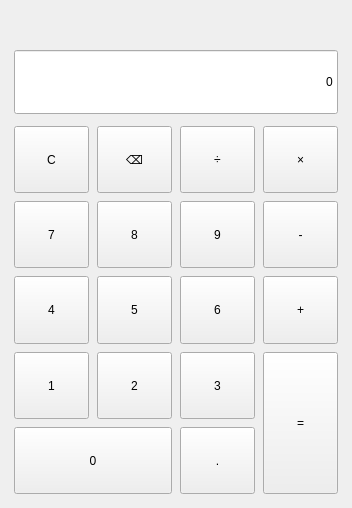
<?xml version="1.0" encoding="UTF-8"?>
<ui version="4.0">
 <class>MainWindow</class>
 <widget class="QMainWindow" name="MainWindow">
  <property name="geometry">
   <rect>
    <x>0</x>
    <y>0</y>
    <width>352</width>
    <height>508</height>
   </rect>
  </property>
  <property name="minimumSize">
   <size>
    <width>320</width>
    <height>460</height>
   </size>
  </property>
  <property name="windowTitle">
   <string>计算器 - 带键盘事件</string>
  </property>
  <widget class="QWidget" name="centralwidget">
   <layout class="QVBoxLayout" name="mainLayout">
    <property name="spacing">
     <number>12</number>
    </property>
    <property name="leftMargin">
     <number>14</number>
    </property>
    <property name="topMargin">
     <number>14</number>
    </property>
    <property name="rightMargin">
     <number>14</number>
    </property>
    <property name="bottomMargin">
     <number>14</number>
    </property>
    <item>
     <widget class="QLabel" name="expressionLabel">
      <property name="sizePolicy">
       <sizepolicy hsizetype="Expanding" vsizetype="Fixed">
        <horstretch>0</horstretch>
        <verstretch>0</verstretch>
       </sizepolicy>
      </property>
      <property name="minimumSize">
       <size>
        <width>0</width>
        <height>24</height>
       </size>
      </property>
      <property name="text">
       <string/>
      </property>
      <property name="alignment">
       <set>Qt::AlignRight|Qt::AlignTrailing|Qt::AlignVCenter</set>
      </property>
     </widget>
    </item>
    <item>
     <widget class="QLineEdit" name="displayEdit">
      <property name="sizePolicy">
       <sizepolicy hsizetype="Expanding" vsizetype="Fixed">
        <horstretch>0</horstretch>
        <verstretch>0</verstretch>
       </sizepolicy>
      </property>
      <property name="minimumSize">
       <size>
        <width>0</width>
        <height>64</height>
       </size>
      </property>
      <property name="text">
       <string>0</string>
      </property>
      <property name="readOnly">
       <bool>true</bool>
      </property>
      <property name="alignment">
       <set>Qt::AlignRight|Qt::AlignTrailing|Qt::AlignVCenter</set>
      </property>
     </widget>
    </item>
    <item>
     <layout class="QGridLayout" name="buttonGridLayout">
      <property name="spacing">
       <number>8</number>
      </property>
      <item row="0" column="0">
       <widget class="QPushButton" name="btnClear">
        <property name="sizePolicy">
         <sizepolicy hsizetype="Expanding" vsizetype="Expanding">
          <horstretch>0</horstretch>
          <verstretch>0</verstretch>
         </sizepolicy>
        </property>
        <property name="minimumSize">
         <size>
          <width>64</width>
          <height>52</height>
         </size>
        </property>
        <property name="focusPolicy">
         <enum>Qt::NoFocus</enum>
        </property>
        <property name="text">
         <string>C</string>
        </property>
       </widget>
      </item>
      <item row="0" column="1">
       <widget class="QPushButton" name="btnBackspace">
        <property name="sizePolicy">
         <sizepolicy hsizetype="Expanding" vsizetype="Expanding">
          <horstretch>0</horstretch>
          <verstretch>0</verstretch>
         </sizepolicy>
        </property>
        <property name="minimumSize">
         <size>
          <width>64</width>
          <height>52</height>
         </size>
        </property>
        <property name="focusPolicy">
         <enum>Qt::NoFocus</enum>
        </property>
        <property name="text">
         <string>⌫</string>
        </property>
       </widget>
      </item>
      <item row="0" column="2">
       <widget class="QPushButton" name="btnDivide">
        <property name="sizePolicy">
         <sizepolicy hsizetype="Expanding" vsizetype="Expanding">
          <horstretch>0</horstretch>
          <verstretch>0</verstretch>
         </sizepolicy>
        </property>
        <property name="minimumSize">
         <size>
          <width>64</width>
          <height>52</height>
         </size>
        </property>
        <property name="focusPolicy">
         <enum>Qt::NoFocus</enum>
        </property>
        <property name="text">
         <string>÷</string>
        </property>
       </widget>
      </item>
      <item row="0" column="3">
       <widget class="QPushButton" name="btnMultiply">
        <property name="sizePolicy">
         <sizepolicy hsizetype="Expanding" vsizetype="Expanding">
          <horstretch>0</horstretch>
          <verstretch>0</verstretch>
         </sizepolicy>
        </property>
        <property name="minimumSize">
         <size>
          <width>64</width>
          <height>52</height>
         </size>
        </property>
        <property name="focusPolicy">
         <enum>Qt::NoFocus</enum>
        </property>
        <property name="text">
         <string>×</string>
        </property>
       </widget>
      </item>
      <item row="1" column="0">
       <widget class="QPushButton" name="btnDigit7">
        <property name="sizePolicy">
         <sizepolicy hsizetype="Expanding" vsizetype="Expanding">
          <horstretch>0</horstretch>
          <verstretch>0</verstretch>
         </sizepolicy>
        </property>
        <property name="minimumSize">
         <size>
          <width>64</width>
          <height>52</height>
         </size>
        </property>
        <property name="focusPolicy">
         <enum>Qt::NoFocus</enum>
        </property>
        <property name="text">
         <string>7</string>
        </property>
       </widget>
      </item>
      <item row="1" column="1">
       <widget class="QPushButton" name="btnDigit8">
        <property name="sizePolicy">
         <sizepolicy hsizetype="Expanding" vsizetype="Expanding">
          <horstretch>0</horstretch>
          <verstretch>0</verstretch>
         </sizepolicy>
        </property>
        <property name="minimumSize">
         <size>
          <width>64</width>
          <height>52</height>
         </size>
        </property>
        <property name="focusPolicy">
         <enum>Qt::NoFocus</enum>
        </property>
        <property name="text">
         <string>8</string>
        </property>
       </widget>
      </item>
      <item row="1" column="2">
       <widget class="QPushButton" name="btnDigit9">
        <property name="sizePolicy">
         <sizepolicy hsizetype="Expanding" vsizetype="Expanding">
          <horstretch>0</horstretch>
          <verstretch>0</verstretch>
         </sizepolicy>
        </property>
        <property name="minimumSize">
         <size>
          <width>64</width>
          <height>52</height>
         </size>
        </property>
        <property name="focusPolicy">
         <enum>Qt::NoFocus</enum>
        </property>
        <property name="text">
         <string>9</string>
        </property>
       </widget>
      </item>
      <item row="1" column="3">
       <widget class="QPushButton" name="btnSubtract">
        <property name="sizePolicy">
         <sizepolicy hsizetype="Expanding" vsizetype="Expanding">
          <horstretch>0</horstretch>
          <verstretch>0</verstretch>
         </sizepolicy>
        </property>
        <property name="minimumSize">
         <size>
          <width>64</width>
          <height>52</height>
         </size>
        </property>
        <property name="focusPolicy">
         <enum>Qt::NoFocus</enum>
        </property>
        <property name="text">
         <string>-</string>
        </property>
       </widget>
      </item>
      <item row="2" column="0">
       <widget class="QPushButton" name="btnDigit4">
        <property name="sizePolicy">
         <sizepolicy hsizetype="Expanding" vsizetype="Expanding">
          <horstretch>0</horstretch>
          <verstretch>0</verstretch>
         </sizepolicy>
        </property>
        <property name="minimumSize">
         <size>
          <width>64</width>
          <height>52</height>
         </size>
        </property>
        <property name="focusPolicy">
         <enum>Qt::NoFocus</enum>
        </property>
        <property name="text">
         <string>4</string>
        </property>
       </widget>
      </item>
      <item row="2" column="1">
       <widget class="QPushButton" name="btnDigit5">
        <property name="sizePolicy">
         <sizepolicy hsizetype="Expanding" vsizetype="Expanding">
          <horstretch>0</horstretch>
          <verstretch>0</verstretch>
         </sizepolicy>
        </property>
        <property name="minimumSize">
         <size>
          <width>64</width>
          <height>52</height>
         </size>
        </property>
        <property name="focusPolicy">
         <enum>Qt::NoFocus</enum>
        </property>
        <property name="text">
         <string>5</string>
        </property>
       </widget>
      </item>
      <item row="2" column="2">
       <widget class="QPushButton" name="btnDigit6">
        <property name="sizePolicy">
         <sizepolicy hsizetype="Expanding" vsizetype="Expanding">
          <horstretch>0</horstretch>
          <verstretch>0</verstretch>
         </sizepolicy>
        </property>
        <property name="minimumSize">
         <size>
          <width>64</width>
          <height>52</height>
         </size>
        </property>
        <property name="focusPolicy">
         <enum>Qt::NoFocus</enum>
        </property>
        <property name="text">
         <string>6</string>
        </property>
       </widget>
      </item>
      <item row="2" column="3">
       <widget class="QPushButton" name="btnAdd">
        <property name="sizePolicy">
         <sizepolicy hsizetype="Expanding" vsizetype="Expanding">
          <horstretch>0</horstretch>
          <verstretch>0</verstretch>
         </sizepolicy>
        </property>
        <property name="minimumSize">
         <size>
          <width>64</width>
          <height>52</height>
         </size>
        </property>
        <property name="focusPolicy">
         <enum>Qt::NoFocus</enum>
        </property>
        <property name="text">
         <string>+</string>
        </property>
       </widget>
      </item>
      <item row="3" column="0">
       <widget class="QPushButton" name="btnDigit1">
        <property name="sizePolicy">
         <sizepolicy hsizetype="Expanding" vsizetype="Expanding">
          <horstretch>0</horstretch>
          <verstretch>0</verstretch>
         </sizepolicy>
        </property>
        <property name="minimumSize">
         <size>
          <width>64</width>
          <height>52</height>
         </size>
        </property>
        <property name="focusPolicy">
         <enum>Qt::NoFocus</enum>
        </property>
        <property name="text">
         <string>1</string>
        </property>
       </widget>
      </item>
      <item row="3" column="1">
       <widget class="QPushButton" name="btnDigit2">
        <property name="sizePolicy">
         <sizepolicy hsizetype="Expanding" vsizetype="Expanding">
          <horstretch>0</horstretch>
          <verstretch>0</verstretch>
         </sizepolicy>
        </property>
        <property name="minimumSize">
         <size>
          <width>64</width>
          <height>52</height>
         </size>
        </property>
        <property name="focusPolicy">
         <enum>Qt::NoFocus</enum>
        </property>
        <property name="text">
         <string>2</string>
        </property>
       </widget>
      </item>
      <item row="3" column="2">
       <widget class="QPushButton" name="btnDigit3">
        <property name="sizePolicy">
         <sizepolicy hsizetype="Expanding" vsizetype="Expanding">
          <horstretch>0</horstretch>
          <verstretch>0</verstretch>
         </sizepolicy>
        </property>
        <property name="minimumSize">
         <size>
          <width>64</width>
          <height>52</height>
         </size>
        </property>
        <property name="focusPolicy">
         <enum>Qt::NoFocus</enum>
        </property>
        <property name="text">
         <string>3</string>
        </property>
       </widget>
      </item>
      <item row="3" column="3" rowspan="2">
       <widget class="QPushButton" name="btnEqual">
        <property name="sizePolicy">
         <sizepolicy hsizetype="Expanding" vsizetype="Expanding">
          <horstretch>0</horstretch>
          <verstretch>0</verstretch>
         </sizepolicy>
        </property>
        <property name="minimumSize">
         <size>
          <width>64</width>
          <height>112</height>
         </size>
        </property>
        <property name="focusPolicy">
         <enum>Qt::NoFocus</enum>
        </property>
        <property name="text">
         <string>=</string>
        </property>
       </widget>
      </item>
      <item row="4" column="0" colspan="2">
       <widget class="QPushButton" name="btnDigit0">
        <property name="sizePolicy">
         <sizepolicy hsizetype="Expanding" vsizetype="Expanding">
          <horstretch>0</horstretch>
          <verstretch>0</verstretch>
         </sizepolicy>
        </property>
        <property name="minimumSize">
         <size>
          <width>136</width>
          <height>52</height>
         </size>
        </property>
        <property name="focusPolicy">
         <enum>Qt::NoFocus</enum>
        </property>
        <property name="text">
         <string>0</string>
        </property>
       </widget>
      </item>
      <item row="4" column="2">
       <widget class="QPushButton" name="btnPoint">
        <property name="sizePolicy">
         <sizepolicy hsizetype="Expanding" vsizetype="Expanding">
          <horstretch>0</horstretch>
          <verstretch>0</verstretch>
         </sizepolicy>
        </property>
        <property name="minimumSize">
         <size>
          <width>64</width>
          <height>52</height>
         </size>
        </property>
        <property name="focusPolicy">
         <enum>Qt::NoFocus</enum>
        </property>
        <property name="text">
         <string>.</string>
        </property>
       </widget>
      </item>
     </layout>
    </item>
   </layout>
  </widget>
 </widget>
 <resources/>
 <connections/>
</ui>
